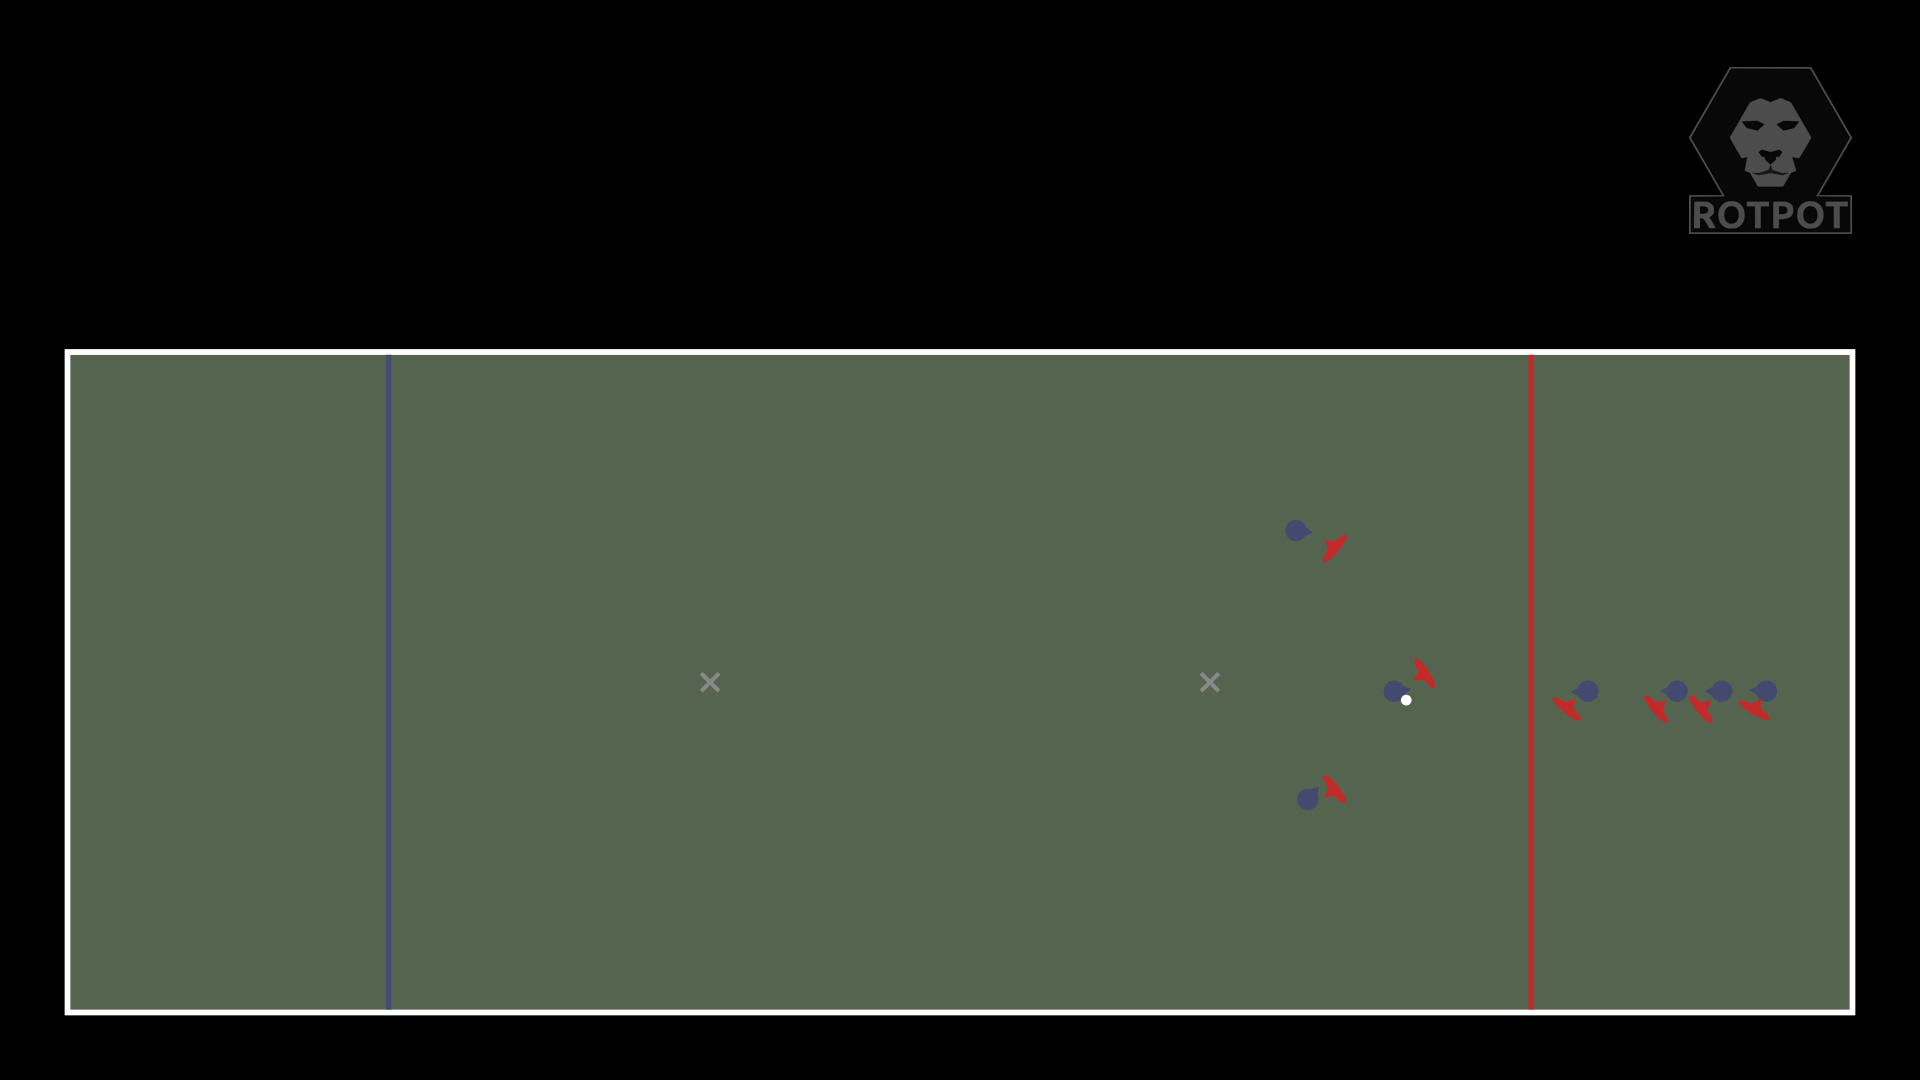

Source code (Python):
from manim_animations import create_movie
from scenes import UltimateScene


class Thumbnail(UltimateScene):
    def construct(self):
        f, s = self.prepare()


class Animation(UltimateScene):
    def construct(self):
        f, s = self.prepare()
        self.write("Inside Break ohne Mark", animate=False)
        self.write_small("Falls Mark overcommittet.", animate=False)
        # Durchlauf
        self.wait()
        f.transition(s[1], run_time=0.3)
        self.wait(0.5)
        f.transition(s[2], run_time=0.3, linear_end=True)
        f.transition(s[3], run_time=1.5, linear_start=True)
        f.fake(target_player_name="o7")
        f.transition(s[4], run_time=0.5)
        f.transition(s[5], run_time=0.5)
        self.wait(2)


def render_scene():
    create_movie(Thumbnail, debug=False, hq=True)
    create_movie(Animation, debug=False, hq=True)


if __name__ == "__main__":
    render_scene()
